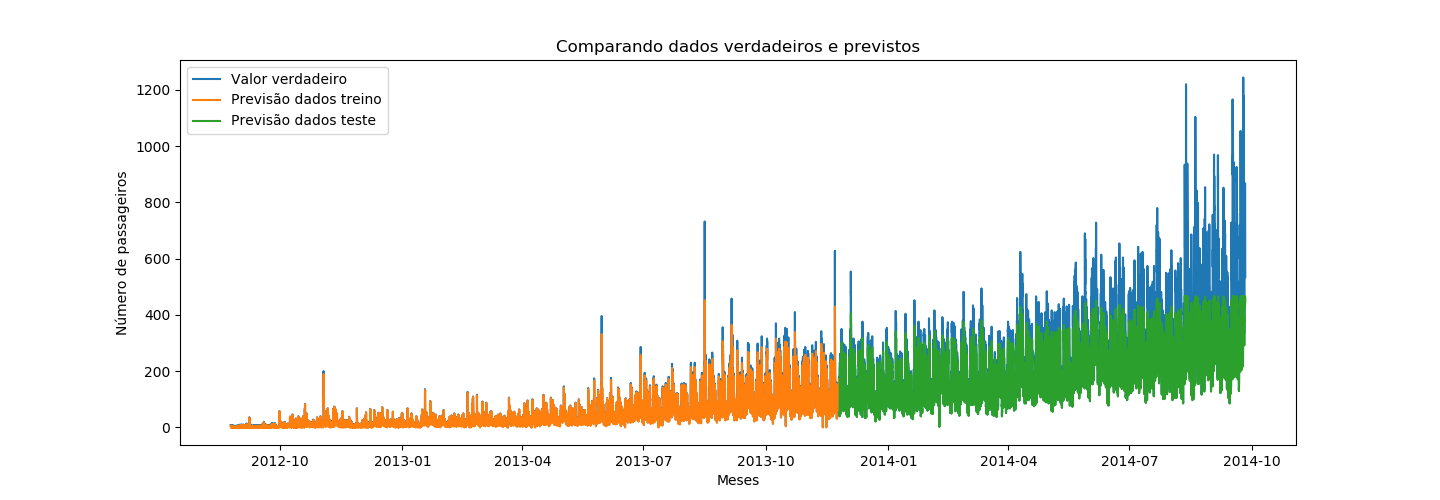

This figure's Python source:
import numpy as np
import pandas as pd
import matplotlib.pyplot as plt

from sklearn.preprocessing import MinMaxScaler
from sklearn.metrics import mean_squared_error

from keras.models import Sequential
from keras.layers import Dense
from keras.layers import LSTM

import os

def criar_arranjo(dados, window_size = 1):
    dado_X, dado_Y = [], []
    for i in range(len(dados) - window_size - 1):
        a = dados[i:(i + window_size), 0]
        dado_X.append(a)
        dado_Y.append(dados[i + window_size, 0])
    return(np.array(dado_X), np.array(dado_Y))
    
def modelo_keras(treino_X, treino_Y, window_size = 1):
    modelo = Sequential()
    modelo.add(LSTM(32, input_shape = (1, window_size)))
    modelo.add(Dense(1))
    modelo.summary()
    modelo.compile(loss = "mean_squared_error", optimizer = "adam")
    modelo.fit(treino_X, treino_Y, epochs = 20, batch_size = 1, verbose = 2)
    
    return(modelo)

def previsao_e_score(modelo, X, Y):
    previsao = scaler.inverse_transform(modelo.predict(X))
    dado_original = scaler.inverse_transform([Y])
    score = math.sqrt(mean_squared_error(dado_original[0], previsao[:, 0]))
    return(score, previsao)

def previsao_futuro(modelo,X):
   previsao = scaler.inverse_transform(modelo.predict(X))
   return(previsao)

dateparse = lambda dates: pd.datetime.strptime(dates, '%d-%m-%Y %H:%M')
pd_dados = pd.read_csv('Train_SU63ISt.csv',parse_dates=['Datetime'], index_col='Datetime',date_parser=dateparse)
data_arranjo = pd_dados.index
pd_dados = pd_dados.reset_index()
pd_dados = pd_dados.drop("Datetime",axis=1)
pd_dados = pd_dados.drop("ID",axis=1)

dados = pd_dados.values.astype("float32")

scaler = MinMaxScaler(feature_range=(0, 1))
dados = scaler.fit_transform(dados)

tamanho_treino = 0.60

tamanho_treino = int(len(dados)*tamanho_treino)
tamanho_teste = len(dados)-tamanho_treino

treino, teste = dados[0:tamanho_treino, :], dados[tamanho_treino:len(dados), :]

print("Numero de entradas (arranjo treino, arranjo teste): " + str((len(treino), len(teste))))

window_size = 1

treino_X, treino_Y = criar_arranjo(treino, window_size)
teste_X, teste_Y = criar_arranjo(teste, window_size)
print("Forma do arranjo de dados de treino:")
print(treino_X.shape)
print("Forma do arranjo de dados de teste:")
print(teste_X.shape)

treino_X = np.reshape(treino_X, (treino_X.shape[0], 1, treino_X.shape[1]))
teste_X = np.reshape(teste_X, (teste_X.shape[0], 1, teste_X.shape[1]))
print("Nova forma do arranjo treino:")
print(treino_X.shape)
print("Nova forma do arranjo teste:")
print(teste_X.shape)

modelo = modelo_keras(treino_X, treino_Y, window_size)

rmse_treino, previsao_treino = previsao_e_score(modelo, treino_X, treino_Y)
rmse_teste, previsao_teste = previsao_e_score(modelo, teste_X, teste_Y)

print("Training data score: %.2f RMSE" % rmse_treino)
print("Test data score: %.2f RMSE" % rmse_teste)

grafico_previsao_treino = np.empty_like(dados)
grafico_previsao_treino[:, :] = np.nan
grafico_previsao_treino[window_size:len(previsao_treino) + window_size, :] = previsao_treino

grafico_previsao_teste = np.empty_like(dados)
grafico_previsao_teste[:, :] = np.nan
grafico_previsao_teste[len(previsao_treino) + (window_size * 2) + 1:len(dados) - 1, :] = previsao_teste

plt.figure(figsize = (15, 5))
plt.plot(data_arranjo,scaler.inverse_transform(dados), label = "Valor verdadeiro")
plt.plot(data_arranjo,grafico_previsao_treino, label = "Previsão dados treino")
plt.plot(data_arranjo,grafico_previsao_teste, label = "Previsão dados teste")
plt.xlabel("Meses")
plt.ylabel("Número de passageiros")
plt.title("Comparando dados verdadeiros e previstos")
plt.legend()
plt.show()

savefig('Keras.png',dpi=100)    

#pd_futuro = pd.read_csv('Test_0qrQsBZ.csv',parse_dates=['Datetime'], index_col='Datetime',date_parser=dateparse)
#data_arranjo_futuro = pd_futuro.index